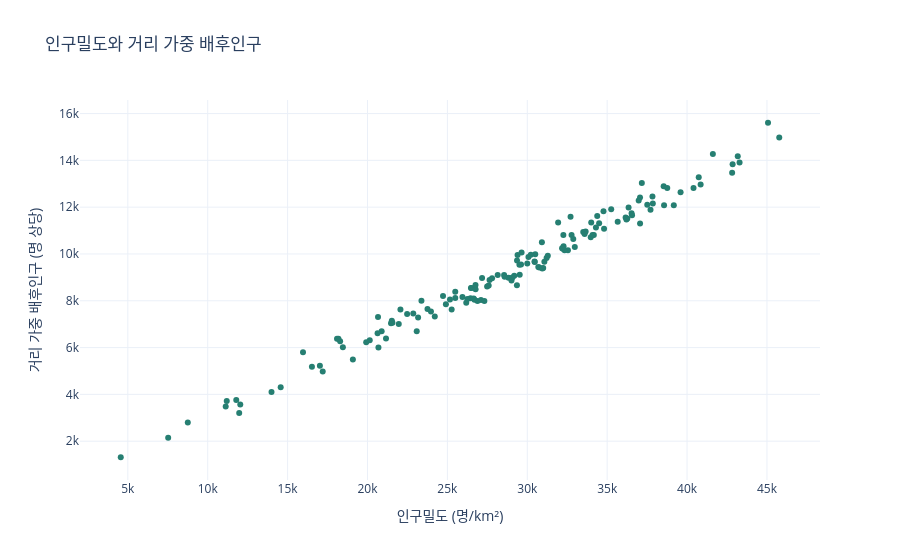

Write notebook code for a chart like this one.
### Markdown cell above
## 6. 두 지표 비교와 반경 민감도

### Code cell
fig=go.Figure(go.Scatter(x=population_valid.density,y=population_valid.gravity,text=population_valid.station,mode='markers',marker=dict(color='#267f72'),hovertemplate='%{text}<extra></extra>'))
fig.update_layout(title='인구밀도와 거리 가중 배후인구',xaxis_title='인구밀도 (명/km²)',yaxis_title='거리 가중 배후인구 (명 상당)',template='plotly_white')
show_plot(fig)
display(pd.DataFrame(summary['sensitivity']).round(4))
print('세 반경 공통 표본을 함께 확인해 반경별 표본 구성 차이를 구분합니다.')

### Figure 1 — Plotly figure (JSON) as saved in the notebook; plotly's stock layout.template omitted (floating-point values rounded to 4 significant figures; data arrays with more than 128 entries replaced by an {"elided": "..."} marker saying what was removed)
{"data": [{"hovertemplate": "%{text}<extra></extra>", "marker": {"color": "#267f72"}, "mode": "markers", "text": {"elided": "145 str values"}, "type": "scatter", "x": {"elided": "145 float values"}, "y": {"elided": "145 float values"}}], "layout": {"title": {"text": "인구밀도와 거리 가중 배후인구"}, "xaxis": {"title": {"text": "인구밀도 (명/km²)"}}, "yaxis": {"title": {"text": "거리 가중 배후인구 (명 상당)"}}}}
